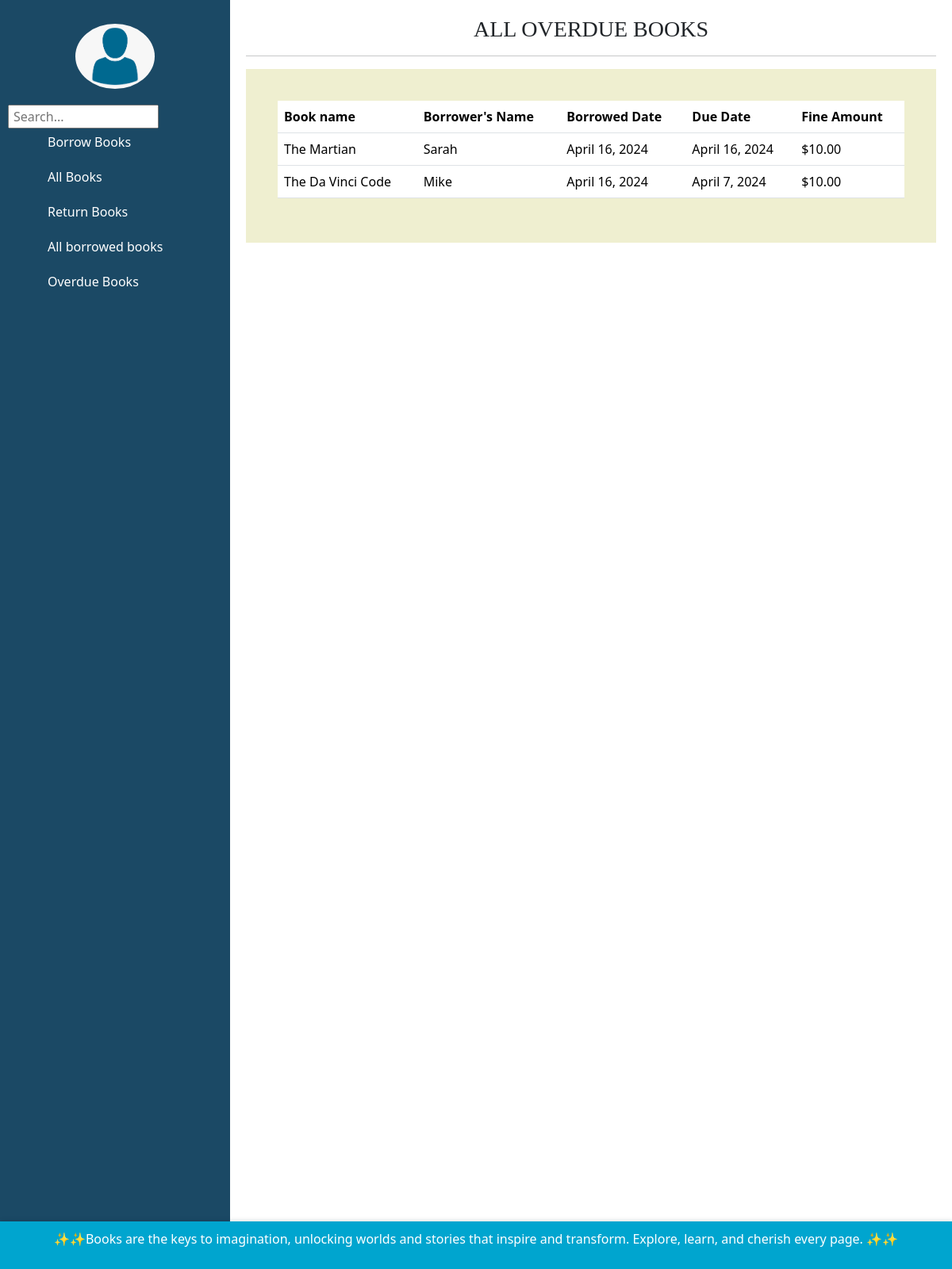
The app's page /overdue_books/ with its own data.
### libraryManagementSystem/models.py (models this page shows, shortened)
class BorrowedBook(models.Model):
    book = models.ForeignKey(Book, on_delete=models.CASCADE)
    username = models.ForeignKey(User, on_delete=models.CASCADE)
    borrowed_date = models.DateField(auto_now_add=True)
    due_date = models.DateField()
    fine_amount = models.CharField(max_length=50, null=False, blank=False, default='$10.00 dollars')

class Book(models.Model):
    YES = 'Yes'
    NO = 'No'
    AVAILABILITY_CHOICES = [
        (YES, 'Yes'),
        (NO, 'No'),
    ]
    name = models.CharField(max_length=25, blank=False, null=False)
    genre = models.CharField(max_length=50, blank=False, null=False)
    availability = models.CharField(max_length=3, choices=AVAILABILITY_CHOICES, default=YES)
    number_of_copies = models.IntegerField(blank=False, null=False)
    book_number = models.CharField(max_length=25, blank=False, null=False)
    author = models.CharField(max_length=25, blank=False, null=False)
    publisher = models.CharField(max_length=25, blank=False, null=False)
    language = models.CharField(max_length=25, default='English')

### libraryManagementSystem/views.py (the view)
# urls.py: path('overdue_books/', views.overdue_books, name='overdue_books'),
def overdue_books(request):
    overdue_books = BorrowedBook.objects.filter(due_date__lt=timezone.now().date())
    return render(request, 'overdue_books.html', {'overdue_books': overdue_books})

### libraryManagementSystem/templates/overdue_books.html (shortened to what this page needs)
{% extends 'base.html'%}
{% load crispy_forms_tags %}
{% block content %}
<h3 class="text-center" style="font-family: 'Times New Roman', Times, serif;">ALL OVERDUE BOOKS</h3>
<hr>
<div class="container">
    <div class="container">
        <table class="table">
            <thead class="thead-dark">
                <tr>
                    <th scope="col">Book name</th>
                    <th scope="col">Borrower's Name</th>
                    <th scope="col">Borrowed Date</th>
                    <th scope="col">Due Date</th>
                    <th scope="col">Fine Amount</th>
                </tr>
            </thead>
            <tbody>
                {% for borrowed_book in overdue_books %}
                <tr class="hover-row">
                    <td>{{ borrowed_book.book.name }}</td>
                    <td>{{ borrowed_book.username }}</td>
                    <td>{{ borrowed_book.borrowed_date }}</td>
                    <td>{{ borrowed_book.due_date }}</td>
                    <td>$10.00</td>
                </tr>
                {% endfor %}
            </tbody>
        </table>
    </div>
</div>
{% endblock %}

### libraryManagementSystem/static/css/base.css (style rules this page uses)
body { display: flex; }
.container { max-width: 800px; margin: 0 auto; }

### libraryManagementSystem/templates/overdue_books.html (style rules this page uses)
.container { padding-top: 20px; max-width: 1000px; margin: 0 auto; background-color: #efefd0; padding: 20px; }

### records on screen
BorrowedBook: book.name "The Martian", username "Sarah", borrowed_date "April 16, 2024", due_date "April 16, 2024"
BorrowedBook: book.name "The Da Vinci Code", username "Mike", borrowed_date "April 16, 2024", due_date "April 7, 2024"
